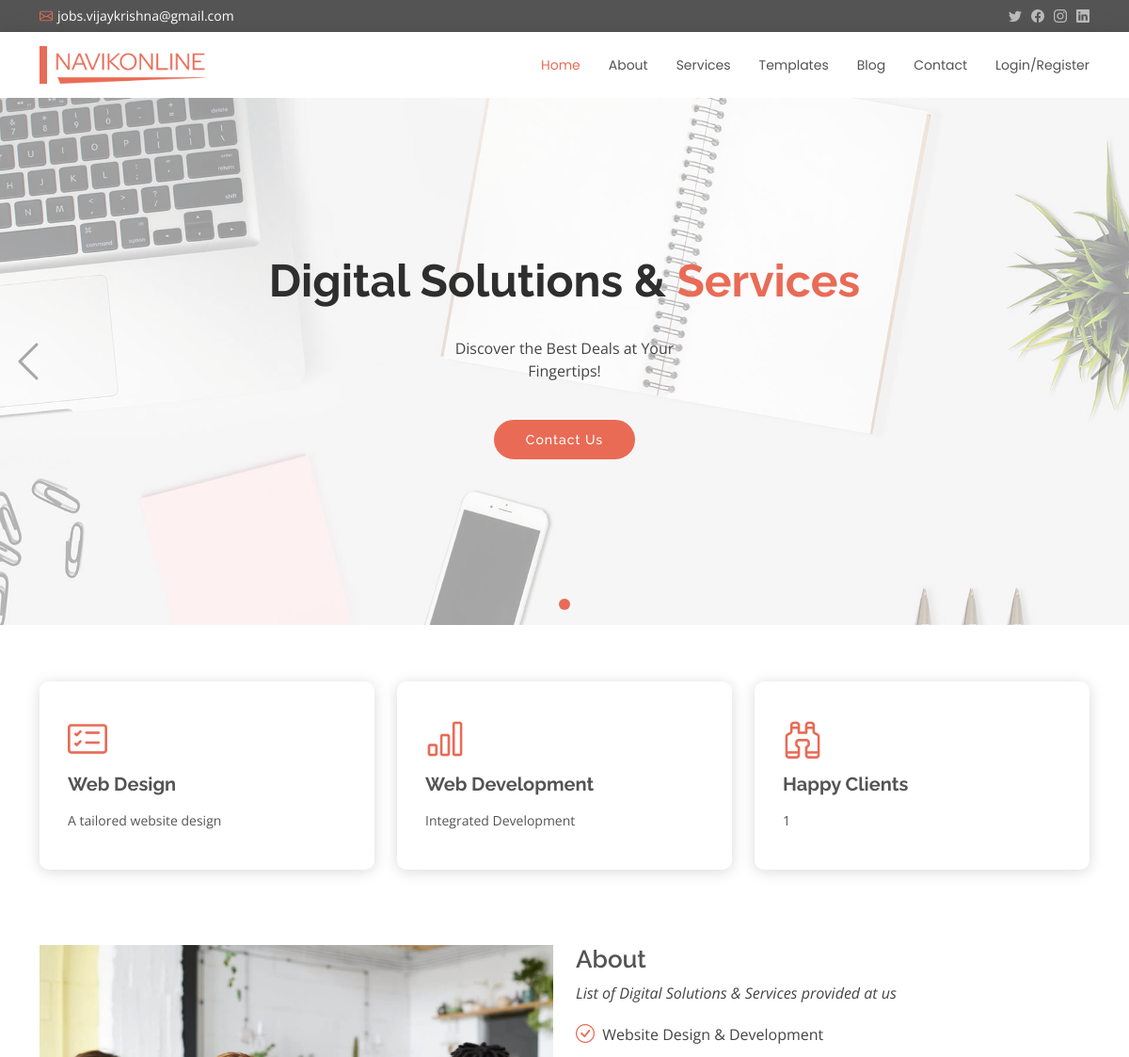
The app's page / (upper part), older data.
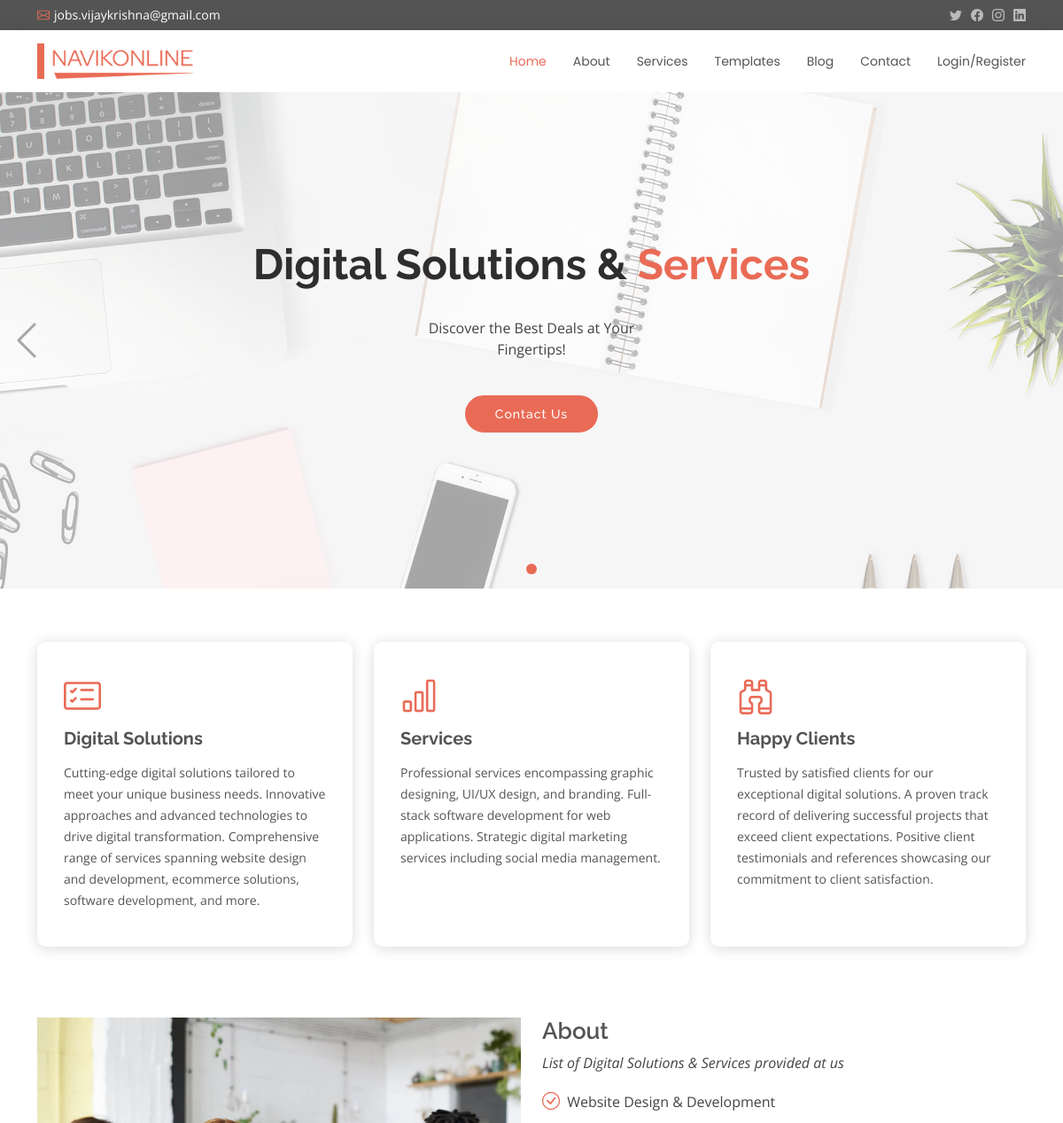
The same page, newer data.
### myapp/models.py (models this page shows, shortened)
class Feature(models.Model):
    name = models.CharField(max_length = 100)
    details = models.CharField(max_length =500)
    class meta:
        verbose_name = 'Feature'
        verbose_name_plural = 'Features'

### myapp/views.py (the view)
# urls.py: path('', views.pages.home, name = 'home'),
    @staticmethod
    def home(request):
        features = Feature.objects.all()[:3]
        products = Product.objects.all()
        context = {
            'feature1': features[0] if len(features) > 0 else None,
            'feature2': features[1] if len(features) > 1 else None,
            'feature3': features[2] if len(features) > 2 else None,
            'products': products
        }
        return render(request, 'templates/pages/index.html', context)

### templates/pages/index.html (shortened to what the changed rows need)
{% load static %}
<!DOCTYPE html>
<html lang="en">
<head>
  <link href="{% static 'assets/vendor/animate.css/animate.min.css' %}" rel="stylesheet">
  <link href="{% static 'assets/vendor/bootstrap/css/bootstrap.min.css' %}" rel="stylesheet">
  <link href="{% static 'assets/vendor/bootstrap-icons/bootstrap-icons.css' %}" rel="stylesheet">
  <link href="{% static 'assets/vendor/boxicons/css/boxicons.min.css' %}" rel="stylesheet">
  <link href="{% static 'assets/vendor/glightbox/css/glightbox.min.css' %}" rel="stylesheet">
  <link href="{% static 'assets/vendor/swiper/swiper-bundle.min.css' %}" rel="stylesheet">
  <link href="{% static 'assets/css/style.css' %}" rel="stylesheet">
</head>
<body>
  <header id="header" class="d-flex align-items-center">
    <div class="container d-flex justify-content-between align-items-center">
      <div class="logo">
        <h1><a href="/"><img src="{% static 'assets/img/logo.png' %}" alt="logo"/></a></h1>
      </div>
    </div>
  </header>
  <section id="hero">
    <div class="hero-container">
      <div id="heroCarousel" data-bs-interval="5000" class="carousel slide carousel-fade" data-bs-ride="carousel">
        <div class="carousel-inner" role="listbox">
          <div class="carousel-item active" style="background-image: url(static/assets/img/slide/slide-1.jpg)">
            <div class="carousel-container">
              <div class="carousel-content">
                {% if user.is_authenticated %}
                {% for message in messages %}
                <h3>{{message}}</h3>
                <a href="{% url 'file_detail' file_id=file_id %}" class="btn-get-started animate__animated animate__fadeInUp">Download</a>
                {% endfor %}
                <h2 class="animate__animated animate__fadeInDown">Welcome, <span>{{user.username}}</span></h2>
                <a href="{% url 'Templates' %}" class="btn-get-started animate__animated animate__fadeInUp">Browse Templates</a>
                {% else %}
                <h2 class="animate__animated animate__fadeInDown">Digital Solutions & <span>Services</span></h2>
                {% endif %}
              </div>
            </div>
          </div>
        </div>
      </div>
    </div>
  </section>
  <main id="main">
    <section id="featured" class="featured">
      <div class="container">
        <div class="row">
          <div class="col-lg-4">
            <div class="icon-box">
              <i class="bi bi-card-checklist"></i>
              <h3><a href="">{{feature1.name}}</a></h3>
              <p>{{feature1.details}}</p>
            </div>
          </div>
          <div class="col-lg-4 mt-4 mt-lg-0">
            <div class="icon-box">
              <i class="bi bi-bar-chart"></i>
              <h3><a href="">{{feature2.name}}</a></h3>
              <p>{{feature2.details}}</p>
            </div>
          </div>
          <div class="col-lg-4 mt-4 mt-lg-0">
            <div class="icon-box">
              <i class="bi bi-binoculars"></i>
              <h3><a href="">{{feature3.name}}</a></h3>
              <p>{{feature3.details}}</p>
            </div>
          </div>
        </div>
      </div>
    </section>
  </main>
</body>
</html>

Row changes from the older to the newer data that the page shows:
changed Feature: name "Web Design" → "Digital Solutions"; details "A tailored website design" → "Cutting-edge digital solutions tailored to meet your unique business needs. Innovative approaches and advanced technologies to drive digital transformation. Comprehensive range of services spanning website design and development, ecommerce solutions, software development, and more."
changed Feature: name "Web Development" → "Services"; details "Integrated Development" → "Professional services encompassing graphic designing, UI/UX design, and branding. Full-stack software development for web applications. Strategic digital marketing services including social media management."
changed Feature "Happy Clients": details "1" → "Trusted by satisfied clients for our exceptional digital solutions. A proven track record of delivering successful projects that exceed client expectations. Positive client testimonials and references showcasing our commitment to client satisfaction."
